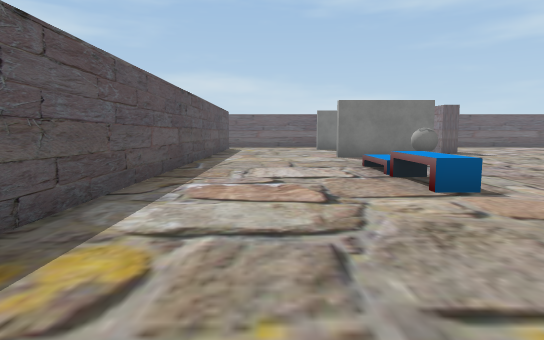
[1] (above)

20 first-person views from a walk through a 3-D level made in the Unity game engine. The camera is 1.3 m above the floor, tilts 6° down and sees 75° across. The floor is counted in squares, 2 m on a side. Each view is taken from the middle of a square. On the plan, view 1 faces up. The plan holds only what a view shows up to about 10 squares ahead; the rest is blank. The player character is not drawn. Some surface patterns are stand-ins.

[2]
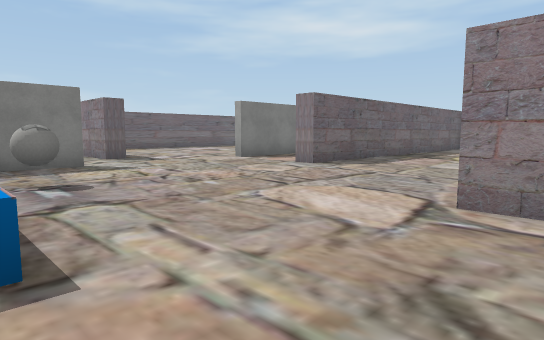

[3]
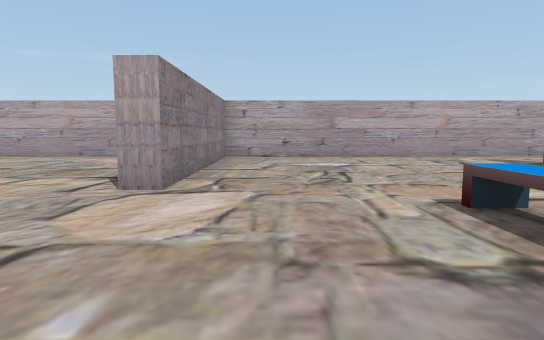

[4]
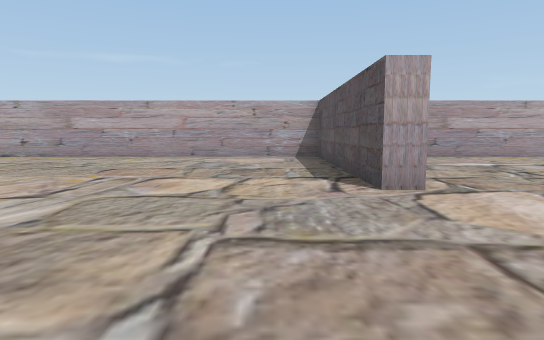

[5]
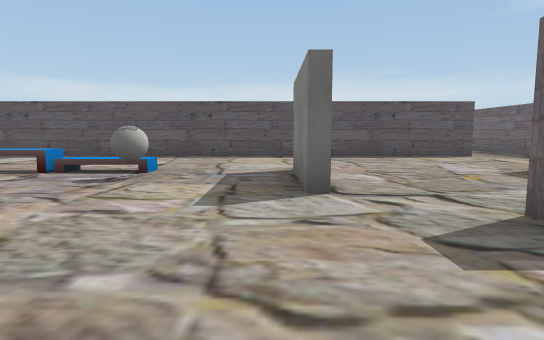

[6]
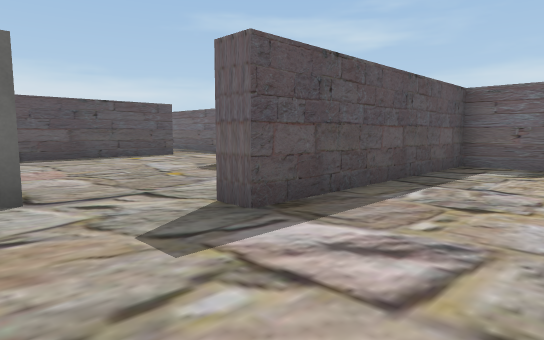

[7]
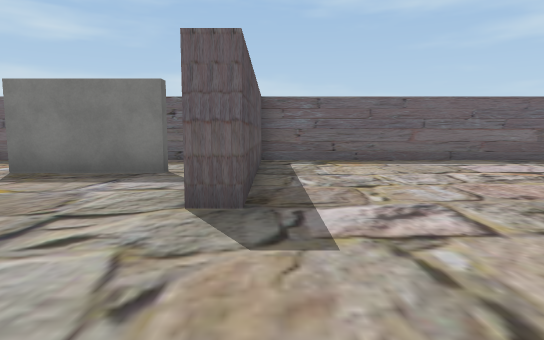

[8]
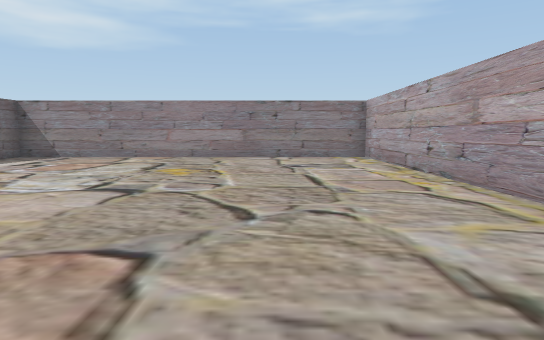

[9]
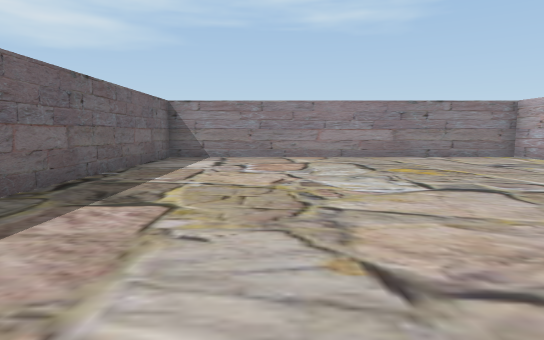

[10]
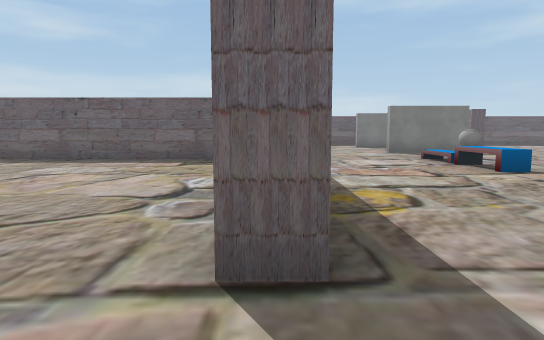

[11]
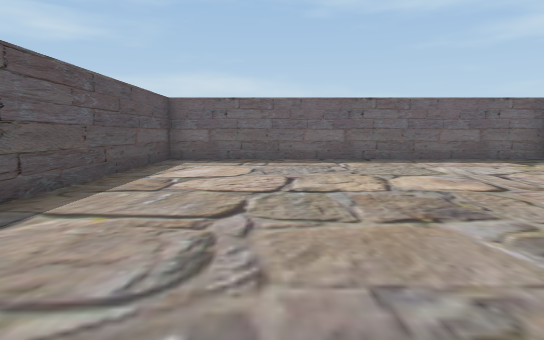

[12]
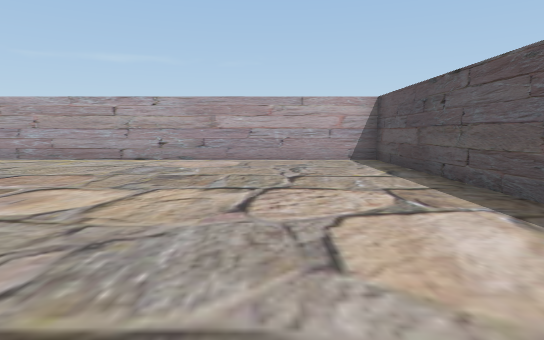

[13]
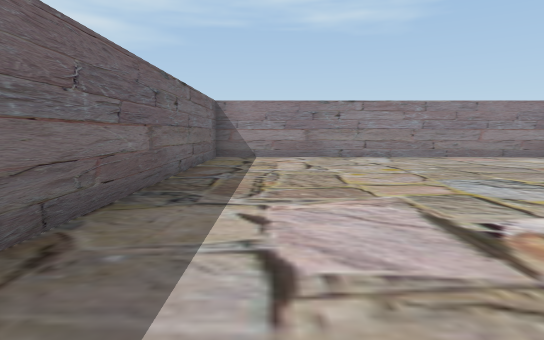

[14]
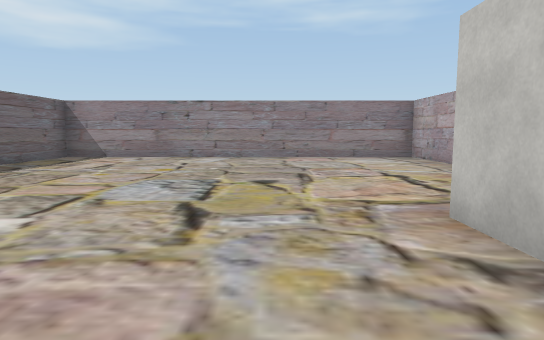

[15]
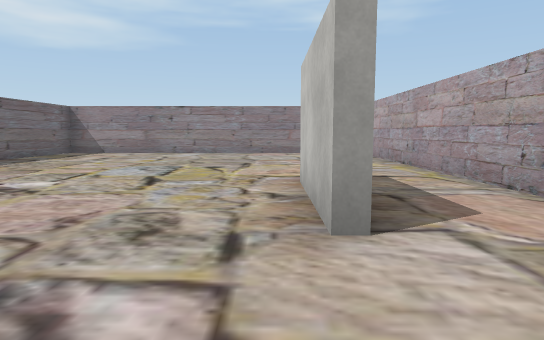

[16]
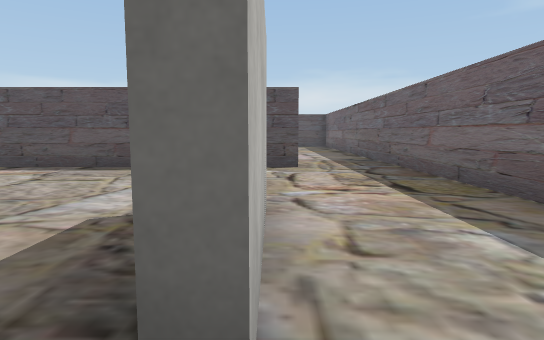

[17]
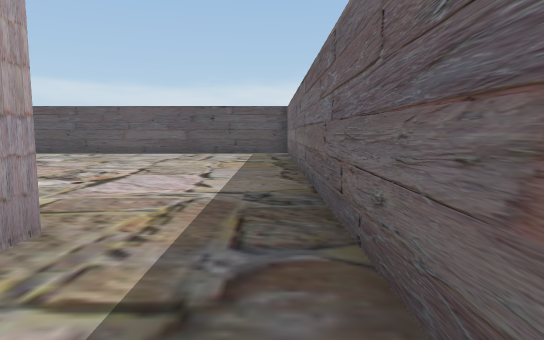

[18]
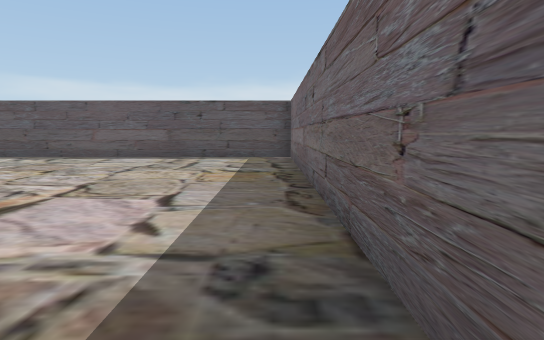

[19]
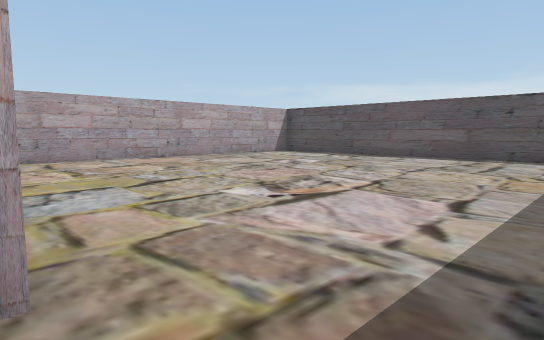

[20]
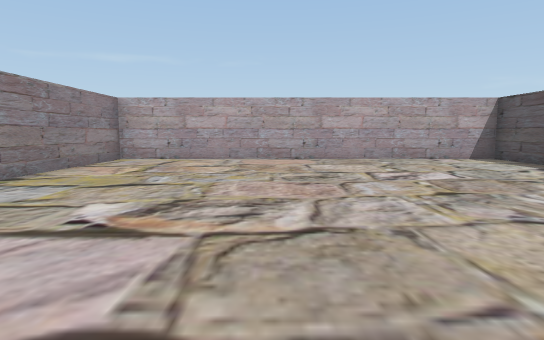

### Floor plan
Points are (right, up) in squares from view 1. A wall is a line through its corners. A room is listed if a view was taken in it or the views show most of it. See-through windows are left out.
Room 1 (views 1, 2, 3, 4, 5, 6, 7, 8, 9, 10, 15, 16, 17, 18, 19)
walls: (9.5, 7.2) (10.5, 7.2); (4.4, 9.4) (1.8, 9.4); (8.9, 9.4) (8.1, 9.4); (5.8, 11) (5.3, 11) (5.3, 12.8); (4.4, 13.7) (1.8, 13.7); (-1.6, -0.5) (-2.2, -0.5); (1.9, 14) (4.2, 14); (-2.6, -2.5) (5.3, -2.5) (5.3, 3) (5.8, 3) (5.8, -2.5) (17.5, -2.5) (17.5, 6.7) (8, 6.7) (8, 7.2); (4, 16.5) (3.5, 16.5); (1.9, 16.5) (-2.6, 16.5); (-2.4, 14.5) (-1.7, 14.5) (-1.7, 1.5)
ways out: opening at (-2, -1.5) to room 2; opening at (7.5, 10.5) to room 3; opening at (9.5, 8) to room 3; opening at (-2, 15.5) to room 4
objects: bench (2, 4) to (2, 5); ball (3, 7)
Room 2 (views 11, 12)
walls: (-2.2, 6.7) (-11.5, 6.7) (-11.5, -2.5) (-2.6, -2.5)
ways out: opening at (-2, -1.5) to room 1
Room 3 (views 13, 14)
walls: (8.1, 9.6) (10.8, 9.6); (10.5, 7.2) (17.5, 7.2) (17.5, 16.5) (5.8, 16.5) (5.8, 11)
ways out: opening at (7.5, 10.5) to room 1; opening at (9.5, 8) to room 1
Room 4 (view 20)
walls: (-2.6, 16.5) (-11.5, 16.5) (-11.5, 7.2) (-2.3, 7.2) (-2.3, 11.2)
ways out: opening at (-2, 15.5) to room 1

Where each view was taken, in squares from view 1:
view 1: 0 up, 0 right, facing up
view 2: 2 up, 2 right, facing up-right
view 3: 7 up, 4 right, facing down
view 4: 7 up, 7 right, facing down
view 5: 9 up, 8 right, facing left
view 6: 9 up, 8 right, facing up-left
view 7: 8 up, 6 right, facing up
view 8: 0 up, 8 right, facing right
view 9: 4 up, 8 right, facing right
view 10: 2 down, 2 left, facing up
view 11: 2 down, 9 left, facing up
view 12: 6 up, 9 left, facing down
view 13: 15 up, 8 right, facing right
view 14: 11 up, 8 right, facing right
view 15: 10 up, 6 right, facing right
view 16: 14 up, 5 right, facing left
view 17: 16 up, 0 right, facing left
view 18: 16 up, 2 left, facing left
view 19: 16 up, 2 left, facing down-left
view 20: 16 up, 6 left, facing down
